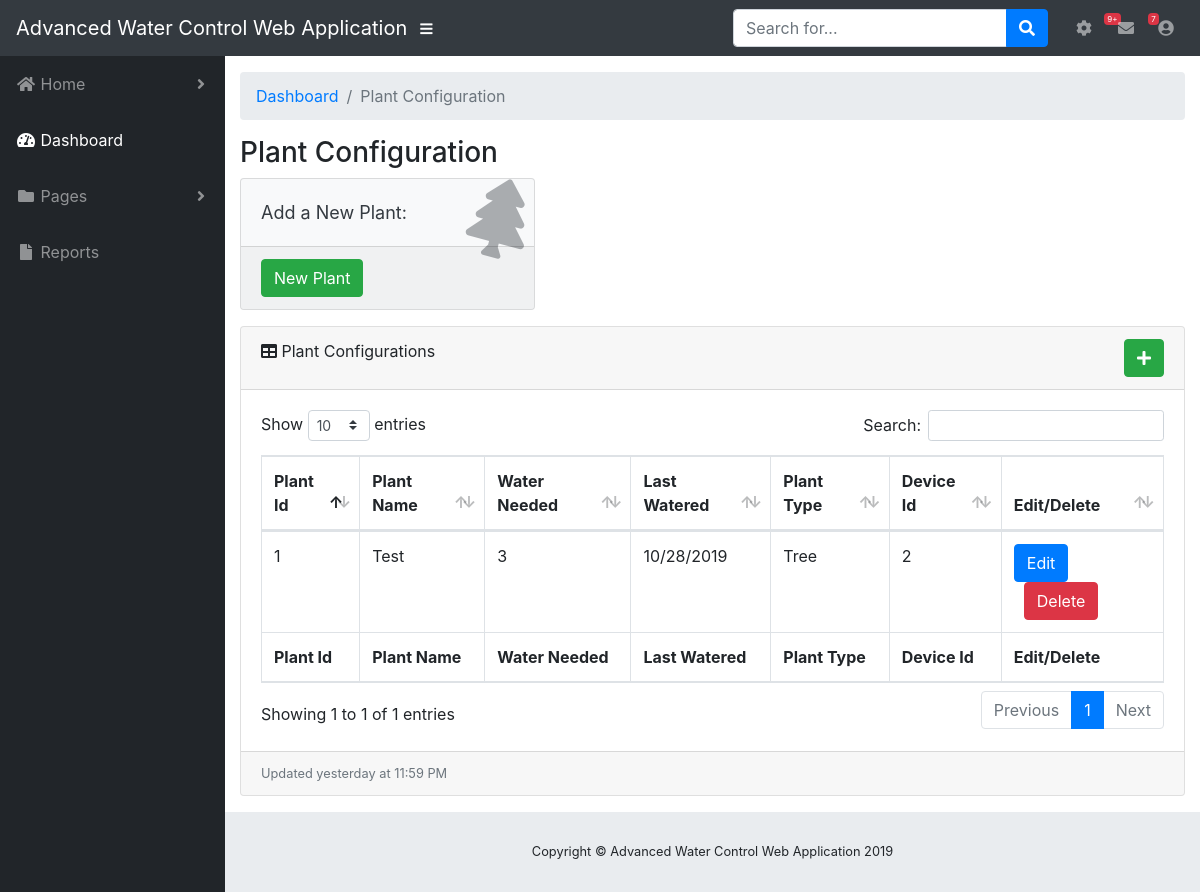
The page /plant_configuration on the database as committed earlier.
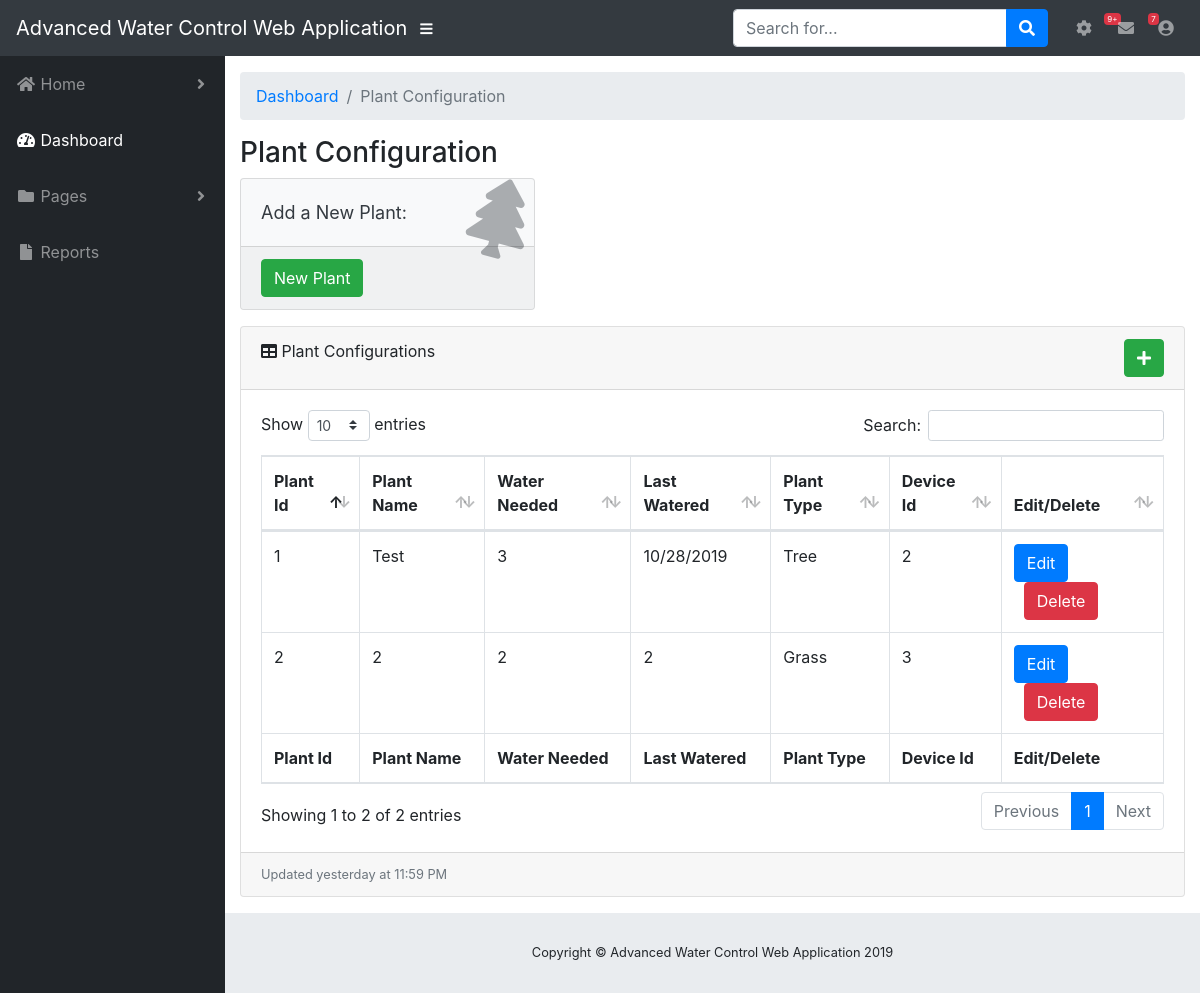
The same page on the database as committed later.
### db_setup.py (models this page shows, shortened)
class Plant(Base):
    __tablename__ = "plants"
    id = Column(Integer, unique=True, primary_key=True)
    name = Column(String(250), nullable=False)
    water_needed = Column(String(250), nullable=False)
    last_watered = Column(String(250))
    plant_type = Column(String(250), nullable=False)
    device_id = Column(Integer, ForeignKey("devices.id"))
    device = relationship("Device", backref=backref(
        "plants", order_by=id), lazy=True)

### main.py (the view)
@app.route('/plant_configuration')
def plant_configuration():
    plants = session.query(Plant).all()
    update = 10
    return render_template('plantConfiguration.html', plants=plants)

### templates/plantConfiguration.html
{% extends "layout.html" %}
{% block body %}
    <div id="content-wrapper">
      <div class="container-fluid">
        <ol class="breadcrumb">
          <li class="breadcrumb-item">
            <a href="{{ url_for('home') }}">Dashboard</a>
          </li>
          <li class="breadcrumb-item active">Plant Configuration</li>
        </ol>
        <h3 >Plant Configuration</h3>
      <div class="row">
          <div class="col-xl-4 col-sm-6 mb-3">
            <div class="card text-dark bg-light o-hidden h-100">
              <div class="card-body">
                <div class="card-body-icon">
                  <i class="fas fa-fw fa-tree"></i>
                </div>
                <div style="font-size: large">Add a New Plant:</div>
              </div>
              <div class="card-footer text-dark clearfix small z-1">
                    <a href="{{ url_for('newPlant') }}" style="color:white; text-decoration:none"> <button class="btn btn-success" >New Plant</button></a>
              </div>
            </div>
        </div>
      </div>
        <div class="card mb-3">
          <div class="card-header">
            <i class="fas fa-table"></i>
                Plant Configurations
              <a href="{{ url_for('newPlant') }}" style="float:right; color:white; text-decoration:none"> <button class="btn btn-success" ><i class="fas fa-plus"></i></button></a>
          </div>
          <div class="card-body">
            <div class="table-responsive">
              <table class="table table-bordered" id="dataTable" width="100%" cellspacing="0">
                <thead>
                  <tr>
                    <th>Plant Id</th>
                    <th>Plant Name</th>
                    <th>Water Needed</th>
                    <th>Last Watered</th>
                    <th>Plant Type</th>
                    <th>Device Id</th>
                    <th>Edit/Delete</th>
                  </tr>
                </thead>
                <tfoot>
                  <tr>
                    <th>Plant Id</th>
                    <th>Plant Name</th>
                    <th>Water Needed</th>
                    <th>Last Watered</th>
                    <th>Plant Type</th>
                    <th>Device Id</th>
                    <th>Edit/Delete</th>
                  </tr>
                </tfoot>
                <tbody>
                     {% for plant in plants %}
                      <tr>
                        <td>{{plant.id}}</td>
                        <td>{{plant.name}}</td>
                        <td>{{plant.water_needed}}</td>
                        <td>{{plant.last_watered}}</td>
                        <td>{{plant.plant_type}}</td>
                        <td>{{plant.device_id}}</td>
                        <td>
                            <a href="{{url_for('editPlant', plant_id = plant.id )}}"><button class="btn btn-primary">Edit</button></a>
                            <a href="{{url_for('deletePlant', plant_id = plant.id )}}" style="margin-left: 10px;"><button class="btn btn-danger">Delete</button></a>
                        </td>
                      </tr>
                     {% endfor %}
                 </tbody>
              </table>
            </div>
          </div>
          <div class="card-footer small text-muted">Updated yesterday at 11:59 PM</div>
        </div>
      </div>
      <footer class="sticky-footer">
        <div class="container my-auto">
          <div class="copyright text-center my-auto">
            <span>Copyright © Advanced Water Control Web Application 2019</span>
          </div>
        </div>
      </footer>
    </div>
{% endblock %}

Rows that differ between the two databases and show on the page:
added Plant: id "2", name "2", water_needed "2", last_watered "2", plant_type "Grass", device_id "3"
Other text that changed with them:
text written by a page script: "Show entries Search: Showing 1 to 1 of 1 entries Previous 1 Next" → "Show entries Search: Showing 1 to 2 of 2 entries Previous 1 Next"
